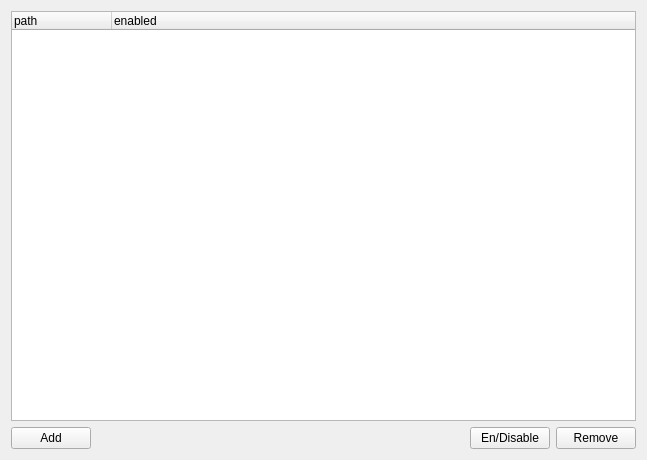
<?xml version="1.0" encoding="UTF-8"?>
<ui version="4.0">
 <class>SettingsPage</class>
 <widget class="QWidget" name="SettingsPage">
  <property name="geometry">
   <rect>
    <x>0</x>
    <y>0</y>
    <width>647</width>
    <height>460</height>
   </rect>
  </property>
  <property name="windowTitle">
   <string>Form</string>
  </property>
  <layout class="QVBoxLayout" name="verticalLayout_2">
   <item>
    <layout class="QVBoxLayout" name="verticalLayout">
     <item>
      <widget class="QTreeWidget" name="searchDirectories">
       <attribute name="headerDefaultSectionSize">
        <number>100</number>
       </attribute>
       <column>
        <property name="text">
         <string>path</string>
        </property>
       </column>
       <column>
        <property name="text">
         <string>enabled</string>
        </property>
       </column>
      </widget>
     </item>
     <item>
      <layout class="QHBoxLayout" name="horizontalLayout">
       <item>
        <widget class="QPushButton" name="addButton">
         <property name="text">
          <string>Add</string>
         </property>
        </widget>
       </item>
       <item>
        <spacer name="horizontalSpacer">
         <property name="orientation">
          <enum>Qt::Horizontal</enum>
         </property>
         <property name="sizeHint" stdset="0">
          <size>
           <width>40</width>
           <height>20</height>
          </size>
         </property>
        </spacer>
       </item>
       <item>
        <widget class="QPushButton" name="toggleDisableButton">
         <property name="text">
          <string>En/Disable</string>
         </property>
        </widget>
       </item>
       <item>
        <widget class="QPushButton" name="removeButton">
         <property name="text">
          <string>Remove</string>
         </property>
        </widget>
       </item>
      </layout>
     </item>
    </layout>
   </item>
  </layout>
 </widget>
 <resources/>
 <connections/>
</ui>
